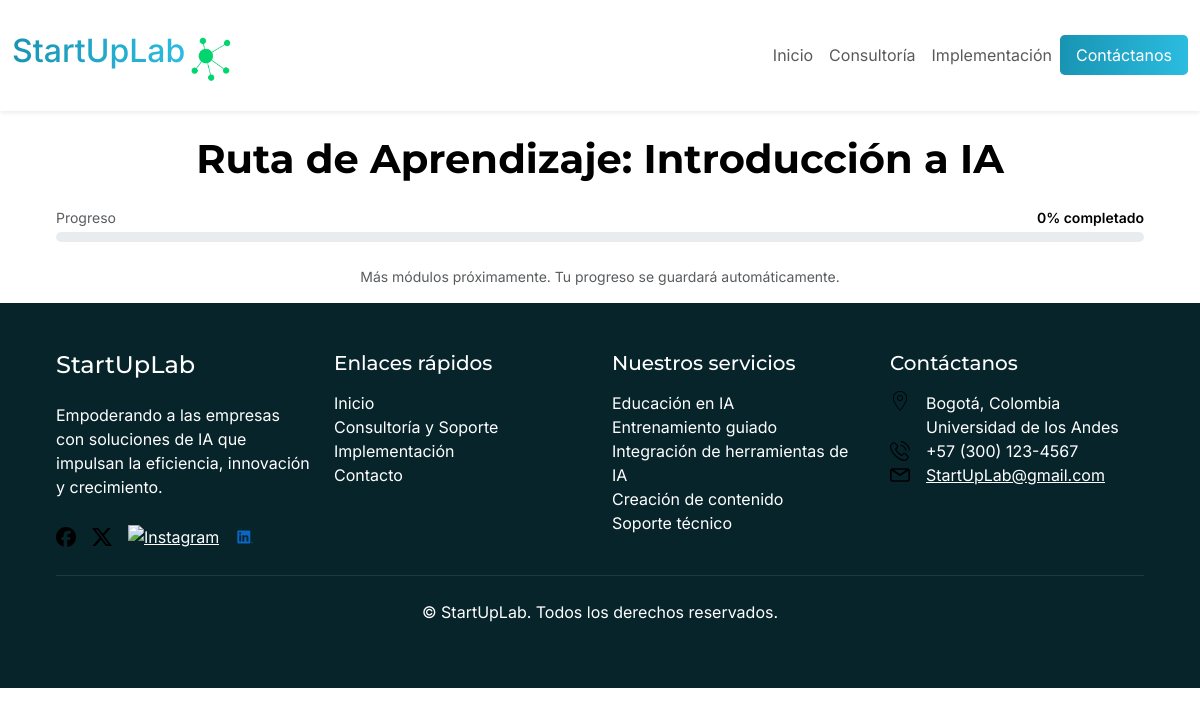
The page /consulting/videos on the database as committed earlier.
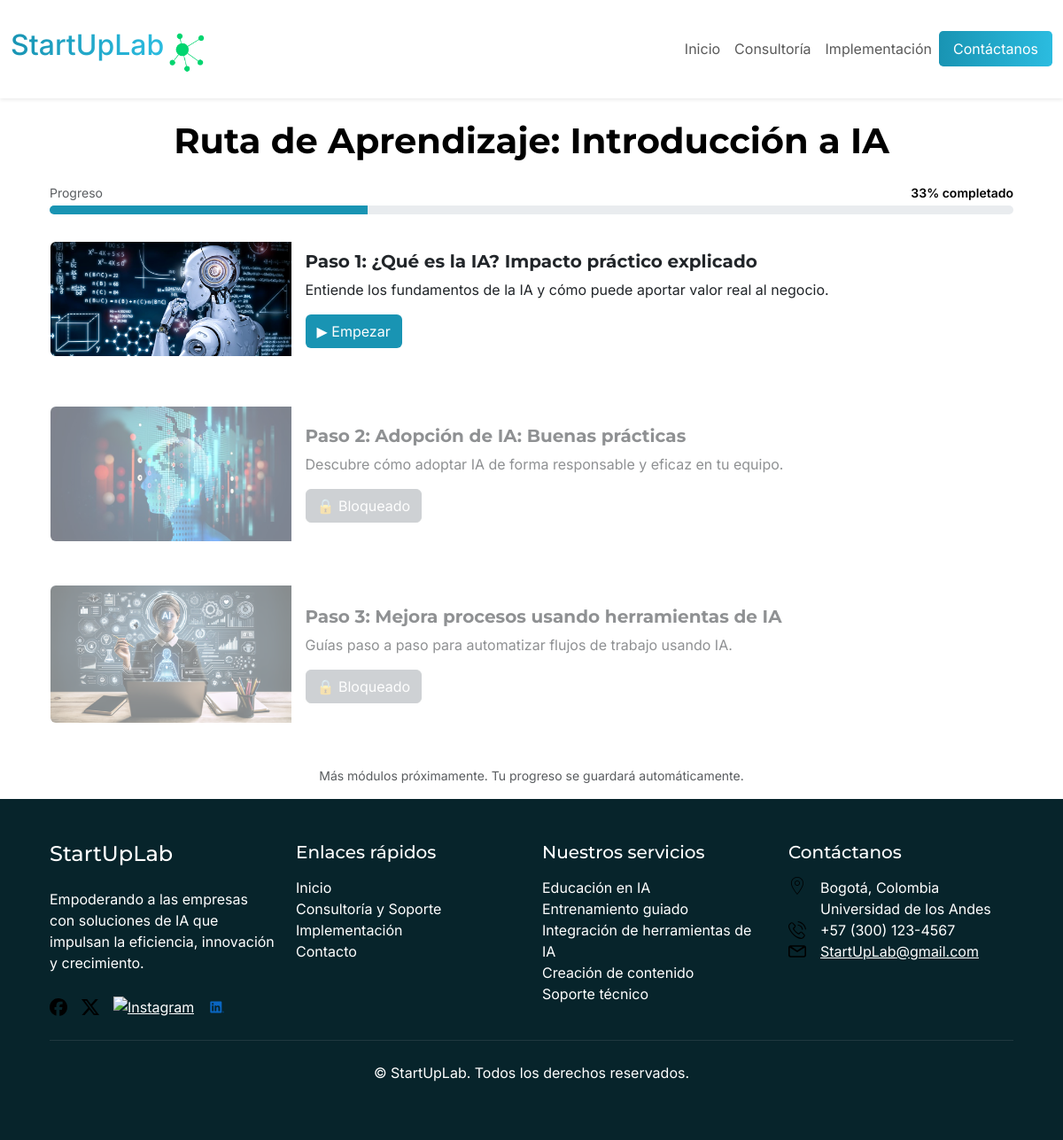
The same page on the database as committed later.
### consulting/models.py (models this page shows, shortened)
class VideoConsultoria(models.Model):
    titulo = models.CharField(max_length=255)
    imagen_url = models.CharField(max_length=500)
    descripcion = models.TextField()
    desbloqueado = models.BooleanField(default=False)
    completado = models.BooleanField(default=False)

### consulting/views.py (the view)
# urls.py: path("videos", videos_consultoria, name='videos_consultoria')
def videos_consultoria(request):
    videos = VideoConsultoria.objects.all().order_by('id')
    desbloqueados = videos.filter(models.Q(desbloqueado=True) | models.Q(completado=True)).count()
    total = videos.count()
    progreso = round((desbloqueados / total) * 100) if total > 0 else 0
    return render(request, "consulting/videos.html", {
        "videos": videos,
        "progreso": progreso,
    })

### StartUpLabBack/templates/consulting/videos.html (shortened to what this page needs)
{% extends "core/base.html" %}
{% load static %}
{% block content %}
<div class="container">
<br>
<h1 class="text-center mb-4">Ruta de Aprendizaje: Introducción a IA</h1>
<div class="mb-4">
    <div class="d-flex justify-content-between mb-1">
        <span class="text-muted small">Progreso</span>
        <span class="small fw-semibold">{{ progreso }}% completado</span>
    </div>
    <div class="progress" style="height: 10px;">
        <div class="progress-bar progreso-barra" role="progressbar" style="width: {{ progreso }}%; background-color: #1994b3;" ; aria-valuenow="{{ progreso }}" aria-valuemin="0" aria-valuemax="100"></div>
    </div>
</div>
<div class="row g-4">
    {% for video in videos %}
    <div class="card mb-4 {% if not video.desbloqueado and not video.completado %}opacity-50 pointer-events-none{% endif %}">
        <div class="row g-0 align-items-center">
        <div class="col-md-3">
            <img src="{% static video.imagen_url %}" alt="{{ video.titulo }}" class="img-fluid rounded-start">
        </div>
        <div class="col-md-9">
            <div class="card-body">
            <h5 class="card-title">Paso {{ forloop.counter }}: {{ video.titulo }}</h5>
            <p class="card-text">{{ video.descripcion }}</p>
            {% if video.completado %}
                <p class="text-success fw-semibold">✅ Completado</p>
            {% elif video.desbloqueado %}
                <a href="#" class="btn" style= "color:white ; background-color: #1994b3;" >▶ Empezar</a>
            {% else %}
                <button class="btn btn-secondary" disabled>🔒 Bloqueado</button>
            {% endif %}
            </div>
        </div>
        </div>
    </div>
    {% endfor %}
</div>
<p class="text-center text-muted small mt-4">Más módulos próximamente. Tu progreso se guardará automáticamente.</p>
</div>
{% endblock %}

### StartUpLabBack/templates/core/base.html (shortened to what this page needs)
{% load static %}
<!DOCTYPE html>
<html lang="en">
<head>
  <link href="https://cdn.jsdelivr.net/npm/bootstrap@5.3.0-alpha1/dist/css/bootstrap.min.css" rel="stylesheet">
  <link href="https://cdn.jsdelivr.net/npm/bootstrap-icons/font/bootstrap-icons.css" rel="stylesheet">
  <link rel="stylesheet" href="{% static 'css/styles.css' %}? v=2">
</head>
<body class="bg-gray-50 text-gray-900">
  {% include 'core/navbar.html' %}
  <main class="min-h-[80vh]">
    {% block content %}{% endblock %}
  </main>
  {% include 'core/footer.html' %}
</body>
</html>

### StartUpLabBack/templates/core/navbar.html (shortened to what this page needs)
{% load static %}
<nav class="navbar navbar-expand-lg navbar-light bg-white py-4 sticky-top shadow-sm">
  <div class="container-fluid">
    <a href="/" class="navbar-brand d-flex align-items-center">
      <span class="h2 font-weight-bold gradient-text" >StartUpLab</span>
      <img src="{% static 'images/logo.png' %}" alt="Logo" width="50">
    </a>
    <div class="collapse navbar-collapse" id="navbarNav">
      <ul class="navbar-nav ms-auto">
        <li class="nav-item">
          <a href="/" class="nav-link">Inicio</a>
        </li>
        <li class="nav-item">
          <a href="/consulting" class="nav-link">Consultoría</a>
        </li>
        <li class="nav-item">
          <a href="/implementation" class="nav-link">Implementación</a>
        </li>
        <li class="nav-item">
          <a href="/contact" class="btn btn-gradient text-white">Contáctanos</a>
        </li>
      </ul>
    </div>
  </div>
</nav>

### StartUpLabBack/templates/core/footer.html
{% load static %}
<footer class="text-white py-5" style="background-color: #07242b;" >
  <div class="container">
    <div class="row g-4">
      <div class="col-12 col-md-6 col-lg-3">
        <h3 class="h4 font-weight-bold mb-4 text-gradient">StartUpLab</h3>
        <p>Empoderando a las empresas con soluciones de IA que impulsan la eficiencia, innovación y crecimiento.</p>
        <div class="d-flex gap-3 mt-4">
          <a href="#" class="text-white">
            <img src="{% static 'icons/facebook.svg' %}" alt="Facebook" width="20" height="20" />
          </a>
          <a href="#" class="text-white">
            <img src="{% static 'icons/twitter.svg' %}" alt="Twitter" width="20" height="20" />
          </a>
          <a href="#" class="text-white">
            <img src="{% static 'icons/instagram.svg' %}" alt="Instagram" width="20" height="20" />
          </a>
          <a href="#" class="text-white">
            <img src="{% static 'icons/linkedin.svg' %}" alt="LinkedIn" width="20" height="20" />
          </a>
        </div>
      </div>
      <div class="col-12 col-md-6 col-lg-3">
        <h4 class="h5 font-weight-bold mb-3">Enlaces rápidos</h4>
        <ul class="list-unstyled">
          <li><a href="" class="text-white text-decoration-none hover-text-primary">Inicio</a></li>
          <li><a href="consulting/" class="text-white text-decoration-none hover-text-primary">Consultoría y Soporte</a></li>
          <li><a href="implementation/" class="text-white text-decoration-none hover-text-primary">Implementación</a></li>
          <li><a href="contact/" class="text-white text-decoration-none hover-text-primary">Contacto</a></li>
        </ul>
      </div>
      <div class="col-12 col-md-6 col-lg-3">
        <h4 class="h5 font-weight-bold mb-3">Nuestros servicios</h4>
        <ul class="list-unstyled">
          <li><a href="{% url 'consulting' %}#educacion" class="text-white text-decoration-none hover-text-primary">Educación en IA</a></li>
          <li><a href="{% url 'consulting' %}#entrenamiento" class="text-white text-decoration-none hover-text-primary">Entrenamiento guiado</a></li>
          <li><a href="{% url 'implementation' %}#configuration" class="text-white text-decoration-none hover-text-primary">Integración de herramientas de IA</a></li>
          <li><a href="{% url 'implementation' %}#content" class="text-white text-decoration-none hover-text-primary">Creación de contenido</a></li>
          <li><a href="{% url 'implementation' %}#support" class="text-white text-decoration-none hover-text-primary">Soporte técnico</a></li>
        </ul>
      </div>
      <div class="col-12 col-md-6 col-lg-3">
        <h4 class="h5 font-weight-bold mb-3">Contáctanos</h4>
        <ul class="list-unstyled">
          <li class="d-flex align-items-start">
            <img src="{% static 'icons/map-pin.svg' %}" alt="Ubicación" class="me-3 h-5 w-5 text-primary"  width="20" height="20" />
            <span>Bogotá, Colombia<br />Universidad de los Andes</span>
          </li>
          <li class="d-flex align-items-center">
            <img src="{% static 'icons/phone.svg' %}" alt="Teléfono" class="me-3 h-5 w-5 text-primary" width="20" height="20"  />
            <span>+57 (300) 123-4567</span>
          </li>
          <li class="d-flex align-items-center">
            <img src="{% static 'icons/mail.svg' %}" alt="Correo" class="me-3 h-5 w-5 text-primary"  width="20" height="20" />
            <a href="mailto:info@processmastery.ai" class="text-white hover-text-primary">StartUpLab@gmail.com</a>
          </li>
        </ul>
      </div>
    </div>
    <hr class="border-secondary my-4" />
    <div class="text-center text-muted">
      <p style="color: white;">&copy; {{ current_year }} StartUpLab. Todos los derechos reservados.</p>
    </div>
  </div>
</footer>

### StartUpLabBack/static/css/styles.css (style rules this page uses)
:root { --background: 0 0% 100%; --foreground: 222.2 84% 4.9%; --card: 0 0% 100%; --card-foreground: 222.2 84% 4.9%; --popover: 0 0% 100%; --popover-foreground: 222.2 84% 4.9%; --primary: 262 100% 50%; --primary-foreground: 210 40% 98%; --secondary: 210 40% 96.1%; --secondary-foreground: 222.2 47.4% 11.2%; --muted: 210 40% 96.1%; --muted-foreground: 215.4 16.3% 46.9%; --accent: 250 95% 76%; --accent-foreground: 222.2 47.4% 11.2%; --destructive: 0 84.2% 60.2%; --destructive-foreground: 210 40% 98%; --border: 214.3 31.8% 91.4%; --input: 214.3 31.8% 91.4%; --ring: 222.2 84% 4.9%; --radius: 0.5rem; --sidebar-background: 0 0% 98%; --sidebar-foreground: 240 5.3% 26.1%; --sidebar-primary: 240 5.9% 10%; --sidebar-primary-foreground: 0 0% 98%; --sidebar-accent: 240 4.8% 95.9%; --sidebar-accent-foreground: 240 5.9% 10%; --sidebar-border: 220 13% 91%; --sidebar-ring: 217.2 91.2% 59.8%; --color_princial: #1994b3; --color_princial_hover: #147088; --color_secundario1: #2BBCE0; --color_secundario2: #dff4fa; --detalles: #01D56F; }
body { background-color: var(--background); color: var(--foreground); font-family: 'Inter', sans-serif; margin: 0; padding: 0; }
h1, h2, h3, h4, h5, h6 { font-family: 'Montserrat', sans-serif; font-weight: bold; }
.container { padding-left: 1rem; padding-right: 1rem; margin-left: auto; margin-right: auto; max-width: 1280px; }
.container { padding-left: 16px; padding-right: 16px; margin-left: auto; margin-right: auto; max-width: 1120px; }
.gradient-text { background: linear-gradient(to right, var(--color_princial), var(--color_secundario1)); -webkit-background-clip: text; -webkit-text-fill-color: transparent; background-clip: text; color: transparent; }
.btn-gradient { background: linear-gradient(to right,var(--color_princial), var(--color_secundario1) ) !important; color: white; border: none; padding: 0.5rem 1rem; border-radius: 0.3rem; transition: background 0.3s ease; }
.card { transition: transform 0.3s ease, box-shadow 0.3s ease, border 0.3s ease !important ; border: 1px solid transparent; }
.progreso-barra { transition: width 0.3s ease; }

Rows that differ between the two databases and show on the page:
added VideoConsultoria: imagen_url (picture), titulo "¿Qué es la IA? Impacto práctico explicado", descripcion "Entiende los fundamentos de la IA y cómo puede aportar valor real al negocio.", completado "▶ Empezar", desbloqueado True (drawn)
added VideoConsultoria: imagen_url (picture), titulo "Adopción de IA: Buenas prácticas", descripcion "Descubre cómo adoptar IA de forma responsable y eficaz en tu equipo.", completado "🔒 Bloqueado"
added VideoConsultoria: imagen_url (picture), titulo "Mejora procesos usando herramientas de IA", descripcion "Guías paso a paso para automatizar flujos de trabajo usando IA.", completado "🔒 Bloqueado"
Other text that changed with them:
{{ progreso }}: "0" → "33"
